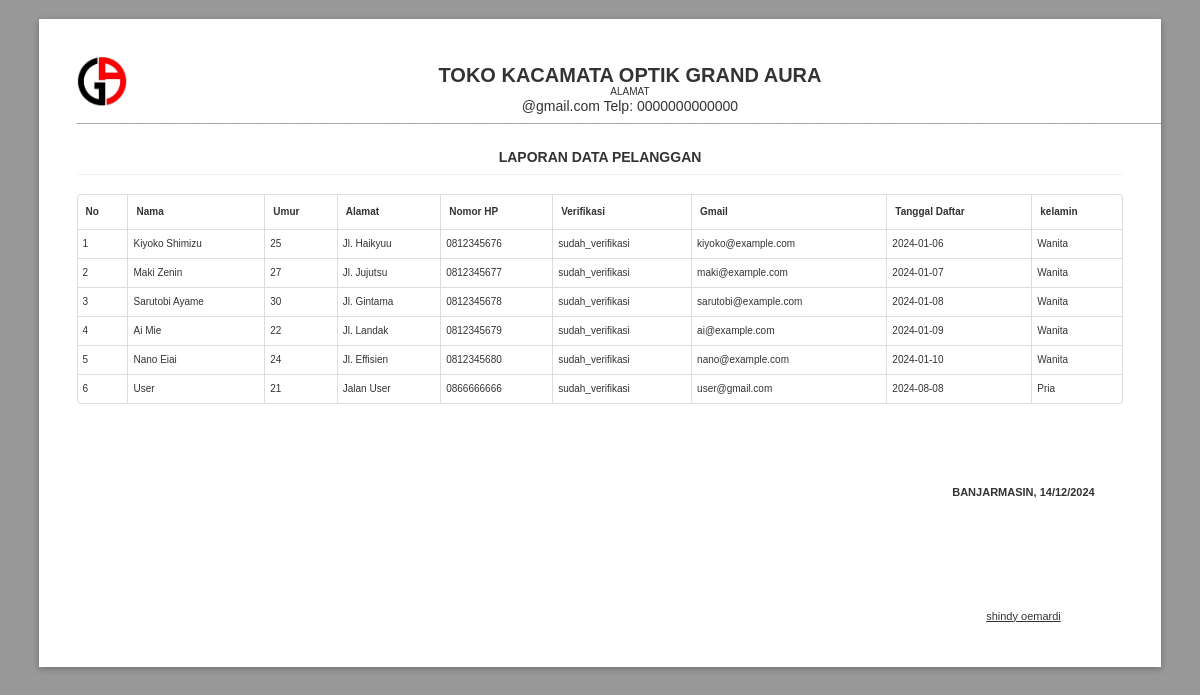
/laporan-pelanggan.php, run on the app's committed database.
### tables this page shows
CREATE TABLE `pelanggan` (
  `id` int(11) NOT NULL,
  `kode` varchar(50) DEFAULT NULL,
  `nama` varchar(150) DEFAULT NULL,
  `umur` varchar(100) NOT NULL,
  `alamat` text DEFAULT NULL,
  `hp` varchar(18) DEFAULT NULL,
  `username` varchar(50) DEFAULT NULL,
  `password` varchar(255) DEFAULT NULL,
  `verifikasi` enum('sudah_verifikasi','waiting','data_tidak_valid') DEFAULT NULL,
  `email` varchar(100) DEFAULT NULL,
  `tgl_daftar` date DEFAULT NULL,
  `kelamin` enum('Pria','Wanita') NOT NULL
);

CREATE TABLE `pengaturan` (
  `id` int(11) NOT NULL,
  `ttd` varchar(150) DEFAULT NULL
);

### koneksi.php (called while the page is built, shortened)
<?php
if (!function_exists('format_tanggal')) {
    function format_tanggal($waktu)
    {
        $hari_array = array(
            'Minggu',
            'Senin',
            'Selasa',
            'Rabu',
            'Kamis',
            'Jumat',
            'Sabtu'
        );
        $hr = date('w', strtotime($waktu));
        $tanggal = date('j', strtotime($waktu));
        $bulan_array = array(
            1 => 'Januari',
            2 => 'Februari',
            3 => 'Maret',
            4 => 'April',
            5 => 'Mei',
            6 => 'Juni',
            7 => 'Juli',
            8 => 'Agustus',
            9 => 'September',
            10 => 'Oktober',
            11 => 'November',
            12 => 'Desember',
        );
        $bl = date('n', strtotime($waktu));
        $tahun = date('Y', strtotime($waktu));
        return "$tanggal/$bl/$tahun";
    }
}

### laporan-pelanggan.php (the view, shortened to what this page needs)
<!DOCTYPE html>
<html lang="en">
<head>
  <link rel="stylesheet" href="assets/dist/css/normalize.min.css">
  <link rel="stylesheet" href="assets/dist/css/paper.css">
  <link rel="stylesheet" href="assets/dist/css/bs.css">
</head>
<body class="A4 landscape">
  <?php
  include('koneksi.php');
  ?>
  <section class="sheet padding-10mm" style="height: auto;font-size: 10px;">
    <img src="assets/img/logo.jpg" style="width: 50px;float: left;margin-right: 10px;" class="text-center">
    <h1 class="text-center" style="margin-bottom: -10px;">TOKO KACAMATA OPTIK GRAND AURA</h1>
    <p class="text-center" style="margin-bottom: 0px;">ALAMAT</p>
    <h3 class="text-center" style="margin-bottom: -10px;">@gmail.com Telp: 0000000000000</h3>
    <p><b>____________________________________________________________________________________________________________________________________________________________________________________________________</b></p>
    <h4 class="text-center">LAPORAN DATA PELANGGAN </h4>
    <hr>
    <table class="table table-bordered" id="example2">
      <thead>
        <tr>
          <th>No</th>
          <th>Nama</th>
          <th>Umur</th>
          <th>Alamat</th>
          <th>Nomor HP</th>
          <th>Verifikasi</th>
          <th>Gmail</th>
          <th>Tanggal Daftar</th>
          <th>kelamin</th>
        </tr>
      </thead>
      <tbody>
        <?php
        $datas = mysqli_query($koneksi, "SELECT * FROM pelanggan") or die(mysqli_error($koneksi));
        $no = 1;
        while ($row = mysqli_fetch_assoc($datas)) {
        ?>
          <tr>
            <td><?= $no; ?></td>
            <td><?= $row['nama']; ?></td>
            <td><?= $row['umur']; ?></td>
            <td><?= $row['alamat']; ?></td>
            <td><?= $row['hp']; ?></td>
            <td><?= $row['verifikasi']; ?></td>
            <td><?= $row['email']; ?></td>
            <td><?= $row['tgl_daftar']; ?></td>
            <td><?= $row['kelamin']; ?></td>
          </tr>
        <?php $no++;
        } ?>
      </tbody>
    </table>
    <table style="width: 200px;font-size: 11px;float:right;margin-top: 60px;">
      <tr>
        <th colspan="2">BANJARMASIN, <?= format_tanggal(date('Y-m-d')); ?></th>
      </tr>
      <tr style="height: 100px;">
        <td style="width: 50%">
        </td>
      </tr>
      <tr>
        <td>
          <span style="text-decoration: underline;">
            <?php $data_ttd   = mysqli_query($koneksi, "select * from pengaturan where id = '1'");
            $row_ttd  = mysqli_fetch_assoc($data_ttd);
            ?>
            <?= $row_ttd['ttd']; ?>
          </span>
          <br>
        </td>
      </tr>
    </table>
  </section>
</body>
</html>

### laporan-pelanggan.php (style rules this page uses)
body { background-color: #999; }
* { font-family: "Arial"; }
.text-center { text-align: center; }
h1 { font-size: 20px; }
h3 { font-size: 14px; font-weight: normal; margin-top: -8px; }
h4 { margin-top: 20px; text-transform: uppercase; margin-bottom: -10px; }
td { padding: 5px !important; text-align: center; vertical-align: middle !important; }

### data on the page
pelanggan: nama "Kiyoko Shimizu", umur "25", alamat "Jl. Haikyuu", hp "0812345676", verifikasi "sudah_verifikasi", email "kiyoko@example.com", tgl_daftar "2024-01-06", kelamin "Wanita"
pelanggan: nama "Maki Zenin", umur "27", alamat "Jl. Jujutsu", hp "0812345677", verifikasi "sudah_verifikasi", email "maki@example.com", tgl_daftar "2024-01-07", kelamin "Wanita"
pelanggan: nama "Sarutobi Ayame", umur "30", alamat "Jl. Gintama", hp "0812345678", verifikasi "sudah_verifikasi", email "sarutobi@example.com", tgl_daftar "2024-01-08", kelamin "Wanita"
pelanggan: nama "Ai Mie", umur "22", alamat "Jl. Landak", hp "0812345679", verifikasi "sudah_verifikasi", email "ai@example.com", tgl_daftar "2024-01-09", kelamin "Wanita"
pelanggan: nama "Nano Eiai", umur "24", alamat "Jl. Effisien", hp "0812345680", verifikasi "sudah_verifikasi", email "nano@example.com", tgl_daftar "2024-01-10", kelamin "Wanita"
pelanggan: nama "User", umur "21", alamat "Jalan User", hp "0866666666", verifikasi "sudah_verifikasi", email "user@gmail.com", tgl_daftar "2024-08-08", kelamin "Pria"
pengaturan: ttd "shindy oemardi"
